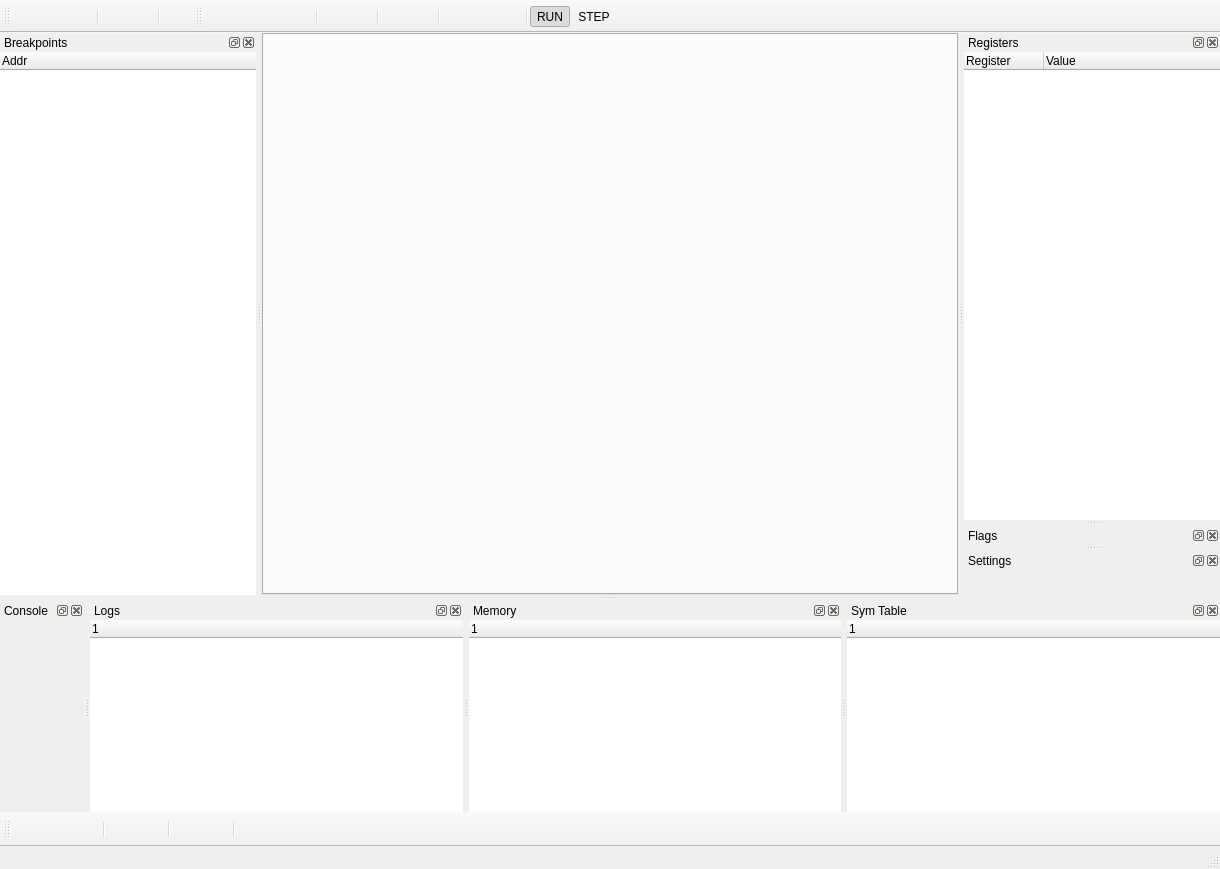
<?xml version="1.0" encoding="UTF-8"?>
<ui version="4.0">
 <class>MainWindow</class>
 <widget class="QMainWindow" name="MainWindow">
  <property name="geometry">
   <rect>
    <x>0</x>
    <y>0</y>
    <width>1220</width>
    <height>869</height>
   </rect>
  </property>
  <property name="windowTitle">
   <string>MainWindow</string>
  </property>
  <property name="styleSheet">
   <string notr="true"/>
  </property>
  <widget class="QWidget" name="centralwidget">
   <layout class="QVBoxLayout" name="verticalLayout">
    <property name="spacing">
     <number>0</number>
    </property>
    <property name="leftMargin">
     <number>0</number>
    </property>
    <property name="topMargin">
     <number>0</number>
    </property>
    <property name="rightMargin">
     <number>0</number>
    </property>
    <property name="bottomMargin">
     <number>0</number>
    </property>
    <item>
     <widget class="QFrame" name="body_frame">
      <property name="frameShape">
       <enum>QFrame::Shape::NoFrame</enum>
      </property>
      <property name="frameShadow">
       <enum>QFrame::Shadow::Raised</enum>
      </property>
      <layout class="QVBoxLayout" name="verticalLayout_2">
       <property name="spacing">
        <number>0</number>
       </property>
       <property name="leftMargin">
        <number>0</number>
       </property>
       <property name="topMargin">
        <number>0</number>
       </property>
       <property name="rightMargin">
        <number>0</number>
       </property>
       <property name="bottomMargin">
        <number>0</number>
       </property>
       <item>
        <widget class="QTabWidget" name="text_editors_tab">
         <property name="currentIndex">
          <number>-1</number>
         </property>
         <property name="elideMode">
          <enum>Qt::TextElideMode::ElideRight</enum>
         </property>
         <property name="usesScrollButtons">
          <bool>false</bool>
         </property>
         <property name="documentMode">
          <bool>false</bool>
         </property>
         <property name="tabsClosable">
          <bool>true</bool>
         </property>
         <property name="movable">
          <bool>true</bool>
         </property>
         <property name="tabBarAutoHide">
          <bool>false</bool>
         </property>
        </widget>
       </item>
      </layout>
     </widget>
    </item>
   </layout>
  </widget>
  <widget class="QDockWidget" name="console_dockw">
   <property name="floating">
    <bool>false</bool>
   </property>
   <property name="allowedAreas">
    <set>Qt::DockWidgetArea::BottomDockWidgetArea</set>
   </property>
   <property name="windowTitle">
    <string>Console</string>
   </property>
   <attribute name="dockWidgetArea">
    <number>8</number>
   </attribute>
   <widget class="QWidget" name="console_dockw_body">
    <layout class="QVBoxLayout" name="verticalLayout_5">
     <property name="spacing">
      <number>0</number>
     </property>
     <property name="leftMargin">
      <number>0</number>
     </property>
     <property name="topMargin">
      <number>0</number>
     </property>
     <property name="rightMargin">
      <number>0</number>
     </property>
     <property name="bottomMargin">
      <number>0</number>
     </property>
    </layout>
   </widget>
  </widget>
  <widget class="QDockWidget" name="registers_dockw">
   <property name="allowedAreas">
    <set>Qt::DockWidgetArea::LeftDockWidgetArea|Qt::DockWidgetArea::RightDockWidgetArea</set>
   </property>
   <property name="windowTitle">
    <string>Registers</string>
   </property>
   <attribute name="dockWidgetArea">
    <number>2</number>
   </attribute>
   <widget class="QWidget" name="dockWidgetContents_5">
    <layout class="QVBoxLayout" name="verticalLayout_8">
     <property name="spacing">
      <number>0</number>
     </property>
     <property name="leftMargin">
      <number>0</number>
     </property>
     <property name="topMargin">
      <number>0</number>
     </property>
     <property name="rightMargin">
      <number>0</number>
     </property>
     <property name="bottomMargin">
      <number>0</number>
     </property>
     <item>
      <widget class="QTreeWidget" name="registers_tree">
       <property name="frameShape">
        <enum>QFrame::Shape::NoFrame</enum>
       </property>
       <property name="selectionMode">
        <enum>QAbstractItemView::SelectionMode::SingleSelection</enum>
       </property>
       <property name="verticalScrollMode">
        <enum>QAbstractItemView::ScrollMode::ScrollPerPixel</enum>
       </property>
       <property name="indentation">
        <number>0</number>
       </property>
       <attribute name="headerDefaultSectionSize">
        <number>80</number>
       </attribute>
       <column>
        <property name="text">
         <string>Register</string>
        </property>
       </column>
       <column>
        <property name="text">
         <string>Value</string>
        </property>
       </column>
      </widget>
     </item>
    </layout>
   </widget>
  </widget>
  <widget class="QDockWidget" name="logs_dockw">
   <property name="windowTitle">
    <string>Logs</string>
   </property>
   <attribute name="dockWidgetArea">
    <number>8</number>
   </attribute>
   <widget class="QWidget" name="dockWidgetContents_10">
    <layout class="QVBoxLayout" name="verticalLayout_4">
     <property name="spacing">
      <number>0</number>
     </property>
     <property name="leftMargin">
      <number>0</number>
     </property>
     <property name="topMargin">
      <number>0</number>
     </property>
     <property name="rightMargin">
      <number>0</number>
     </property>
     <property name="bottomMargin">
      <number>0</number>
     </property>
     <item>
      <widget class="QTreeWidget" name="logs_tree">
       <property name="focusPolicy">
        <enum>Qt::FocusPolicy::NoFocus</enum>
       </property>
       <property name="frameShape">
        <enum>QFrame::Shape::NoFrame</enum>
       </property>
       <property name="selectionMode">
        <enum>QAbstractItemView::SelectionMode::SingleSelection</enum>
       </property>
       <property name="verticalScrollMode">
        <enum>QAbstractItemView::ScrollMode::ScrollPerPixel</enum>
       </property>
       <property name="indentation">
        <number>0</number>
       </property>
       <column>
        <property name="text">
         <string notr="true">1</string>
        </property>
       </column>
      </widget>
     </item>
    </layout>
   </widget>
  </widget>
  <widget class="QDockWidget" name="memory_dockw">
   <property name="windowTitle">
    <string>Memory</string>
   </property>
   <attribute name="dockWidgetArea">
    <number>8</number>
   </attribute>
   <widget class="QWidget" name="dockWidgetContents_11">
    <layout class="QVBoxLayout" name="verticalLayout_3">
     <property name="spacing">
      <number>0</number>
     </property>
     <property name="leftMargin">
      <number>0</number>
     </property>
     <property name="topMargin">
      <number>0</number>
     </property>
     <property name="rightMargin">
      <number>0</number>
     </property>
     <property name="bottomMargin">
      <number>0</number>
     </property>
     <item>
      <widget class="QTreeWidget" name="memory_tree">
       <property name="focusPolicy">
        <enum>Qt::FocusPolicy::NoFocus</enum>
       </property>
       <property name="frameShape">
        <enum>QFrame::Shape::NoFrame</enum>
       </property>
       <property name="selectionMode">
        <enum>QAbstractItemView::SelectionMode::ExtendedSelection</enum>
       </property>
       <property name="verticalScrollMode">
        <enum>QAbstractItemView::ScrollMode::ScrollPerPixel</enum>
       </property>
       <property name="indentation">
        <number>0</number>
       </property>
       <column>
        <property name="text">
         <string notr="true">1</string>
        </property>
       </column>
      </widget>
     </item>
    </layout>
   </widget>
  </widget>
  <widget class="QDockWidget" name="symtab_dockw">
   <property name="styleSheet">
    <string notr="true">Sym Table</string>
   </property>
   <property name="windowTitle">
    <string>Sym Table</string>
   </property>
   <attribute name="dockWidgetArea">
    <number>8</number>
   </attribute>
   <widget class="QWidget" name="dockWidgetContents_14">
    <layout class="QVBoxLayout" name="verticalLayout_6">
     <property name="spacing">
      <number>0</number>
     </property>
     <property name="leftMargin">
      <number>0</number>
     </property>
     <property name="topMargin">
      <number>0</number>
     </property>
     <property name="rightMargin">
      <number>0</number>
     </property>
     <property name="bottomMargin">
      <number>0</number>
     </property>
     <item>
      <widget class="QTreeWidget" name="symtab_tree">
       <property name="focusPolicy">
        <enum>Qt::FocusPolicy::NoFocus</enum>
       </property>
       <property name="frameShape">
        <enum>QFrame::Shape::NoFrame</enum>
       </property>
       <property name="verticalScrollMode">
        <enum>QAbstractItemView::ScrollMode::ScrollPerPixel</enum>
       </property>
       <property name="indentation">
        <number>0</number>
       </property>
       <property name="itemsExpandable">
        <bool>false</bool>
       </property>
       <attribute name="headerDefaultSectionSize">
        <number>100</number>
       </attribute>
       <column>
        <property name="text">
         <string notr="true">1</string>
        </property>
       </column>
      </widget>
     </item>
    </layout>
   </widget>
  </widget>
  <widget class="QStatusBar" name="statusbar"/>
  <widget class="QDockWidget" name="flags_dockw">
   <property name="sizePolicy">
    <sizepolicy hsizetype="Preferred" vsizetype="Fixed">
     <horstretch>0</horstretch>
     <verstretch>0</verstretch>
    </sizepolicy>
   </property>
   <property name="allowedAreas">
    <set>Qt::DockWidgetArea::BottomDockWidgetArea|Qt::DockWidgetArea::LeftDockWidgetArea|Qt::DockWidgetArea::RightDockWidgetArea</set>
   </property>
   <property name="windowTitle">
    <string>Flags</string>
   </property>
   <attribute name="dockWidgetArea">
    <number>2</number>
   </attribute>
   <widget class="QWidget" name="flags_dockw_body">
    <layout class="QVBoxLayout" name="verticalLayout_16">
     <property name="spacing">
      <number>0</number>
     </property>
     <property name="leftMargin">
      <number>0</number>
     </property>
     <property name="topMargin">
      <number>0</number>
     </property>
     <property name="rightMargin">
      <number>0</number>
     </property>
     <property name="bottomMargin">
      <number>0</number>
     </property>
    </layout>
   </widget>
  </widget>
  <widget class="QDockWidget" name="settings_dockw">
   <property name="floating">
    <bool>false</bool>
   </property>
   <property name="features">
    <set>QDockWidget::DockWidgetFeature::DockWidgetClosable|QDockWidget::DockWidgetFeature::DockWidgetFloatable|QDockWidget::DockWidgetFeature::DockWidgetMovable</set>
   </property>
   <property name="allowedAreas">
    <set>Qt::DockWidgetArea::BottomDockWidgetArea|Qt::DockWidgetArea::LeftDockWidgetArea|Qt::DockWidgetArea::RightDockWidgetArea</set>
   </property>
   <property name="windowTitle">
    <string>Settings</string>
   </property>
   <property name="dockLocation">
    <enum>Qt::DockWidgetArea::RightDockWidgetArea</enum>
   </property>
   <attribute name="dockWidgetArea">
    <number>2</number>
   </attribute>
   <widget class="QWidget" name="settings_dockw_body">
    <layout class="QVBoxLayout" name="verticalLayout_7">
     <property name="spacing">
      <number>0</number>
     </property>
     <property name="leftMargin">
      <number>0</number>
     </property>
     <property name="topMargin">
      <number>0</number>
     </property>
     <property name="rightMargin">
      <number>0</number>
     </property>
     <property name="bottomMargin">
      <number>0</number>
     </property>
    </layout>
   </widget>
  </widget>
  <widget class="QDockWidget" name="breakpoints_dockw">
   <property name="allowedAreas">
    <set>Qt::DockWidgetArea::LeftDockWidgetArea|Qt::DockWidgetArea::RightDockWidgetArea</set>
   </property>
   <property name="windowTitle">
    <string>Breakpoints</string>
   </property>
   <attribute name="dockWidgetArea">
    <number>1</number>
   </attribute>
   <widget class="QWidget" name="dockWidgetContents">
    <layout class="QVBoxLayout" name="verticalLayout_9">
     <property name="spacing">
      <number>0</number>
     </property>
     <property name="leftMargin">
      <number>0</number>
     </property>
     <property name="topMargin">
      <number>0</number>
     </property>
     <property name="rightMargin">
      <number>0</number>
     </property>
     <property name="bottomMargin">
      <number>0</number>
     </property>
     <item>
      <widget class="QTreeWidget" name="breakpoints_tree">
       <property name="focusPolicy">
        <enum>Qt::FocusPolicy::NoFocus</enum>
       </property>
       <property name="frameShape">
        <enum>QFrame::Shape::NoFrame</enum>
       </property>
       <property name="selectionMode">
        <enum>QAbstractItemView::SelectionMode::SingleSelection</enum>
       </property>
       <property name="verticalScrollMode">
        <enum>QAbstractItemView::ScrollMode::ScrollPerPixel</enum>
       </property>
       <property name="indentation">
        <number>0</number>
       </property>
       <attribute name="headerDefaultSectionSize">
        <number>150</number>
       </attribute>
       <column>
        <property name="text">
         <string>Addr</string>
        </property>
       </column>
      </widget>
     </item>
    </layout>
   </widget>
  </widget>
  <widget class="QToolBar" name="panelsbar">
   <property name="windowTitle">
    <string>toolBar</string>
   </property>
   <property name="iconSize">
    <size>
     <width>20</width>
     <height>20</height>
    </size>
   </property>
   <attribute name="toolBarArea">
    <enum>BottomToolBarArea</enum>
   </attribute>
   <attribute name="toolBarBreak">
    <bool>false</bool>
   </attribute>
   <addaction name="action_show_registers"/>
   <addaction name="action_show_flags"/>
   <addaction name="action_show_breakpoints"/>
   <addaction name="separator"/>
   <addaction name="action_show_memory"/>
   <addaction name="action_show_symtab"/>
   <addaction name="separator"/>
   <addaction name="action_show_logs"/>
   <addaction name="action_show_console"/>
   <addaction name="separator"/>
   <addaction name="action_show_settings"/>
  </widget>
  <widget class="QToolBar" name="texteditbar">
   <property name="windowTitle">
    <string>toolBar</string>
   </property>
   <property name="iconSize">
    <size>
     <width>18</width>
     <height>18</height>
    </size>
   </property>
   <attribute name="toolBarArea">
    <enum>TopToolBarArea</enum>
   </attribute>
   <attribute name="toolBarBreak">
    <bool>false</bool>
   </attribute>
   <addaction name="action_copy"/>
   <addaction name="action_cut"/>
   <addaction name="action_paste"/>
   <addaction name="separator"/>
   <addaction name="action_undo"/>
   <addaction name="action_redo"/>
   <addaction name="separator"/>
   <addaction name="action_find"/>
  </widget>
  <widget class="QToolBar" name="toolbar">
   <property name="windowTitle">
    <string>toolBar</string>
   </property>
   <property name="allowedAreas">
    <set>Qt::ToolBarArea::BottomToolBarArea|Qt::ToolBarArea::TopToolBarArea</set>
   </property>
   <property name="iconSize">
    <size>
     <width>18</width>
     <height>18</height>
    </size>
   </property>
   <property name="floatable">
    <bool>true</bool>
   </property>
   <attribute name="toolBarArea">
    <enum>TopToolBarArea</enum>
   </attribute>
   <attribute name="toolBarBreak">
    <bool>false</bool>
   </attribute>
   <addaction name="action_open_file"/>
   <addaction name="action_new_file"/>
   <addaction name="action_save"/>
   <addaction name="action_save_as"/>
   <addaction name="separator"/>
   <addaction name="action_assemble"/>
   <addaction name="action_assemble_export"/>
   <addaction name="separator"/>
   <addaction name="action_run"/>
   <addaction name="action_debug"/>
   <addaction name="separator"/>
   <addaction name="action_stop"/>
   <addaction name="action_debug_next"/>
   <addaction name="action_break_point_continue"/>
   <addaction name="separator"/>
   <addaction name="action_mode_run_tog"/>
   <addaction name="action_mode_step_tog"/>
  </widget>
  <action name="action_assemble">
   <property name="text">
    <string/>
   </property>
   <property name="toolTip">
    <string>Assemble</string>
   </property>
  </action>
  <action name="action_run">
   <property name="text">
    <string/>
   </property>
   <property name="toolTip">
    <string>Run</string>
   </property>
   <property name="menuRole">
    <enum>QAction::MenuRole::NoRole</enum>
   </property>
  </action>
  <action name="action_stop">
   <property name="text">
    <string/>
   </property>
   <property name="toolTip">
    <string>Stop</string>
   </property>
   <property name="menuRole">
    <enum>QAction::MenuRole::NoRole</enum>
   </property>
  </action>
  <action name="action_debug_next">
   <property name="text">
    <string/>
   </property>
   <property name="toolTip">
    <string>Next (STEP mode)</string>
   </property>
   <property name="menuRole">
    <enum>QAction::MenuRole::NoRole</enum>
   </property>
  </action>
  <action name="action_mode_run_tog">
   <property name="checkable">
    <bool>true</bool>
   </property>
   <property name="checked">
    <bool>true</bool>
   </property>
   <property name="text">
    <string>RUN</string>
   </property>
   <property name="menuRole">
    <enum>QAction::MenuRole::NoRole</enum>
   </property>
   <property name="type" stdset="0">
    <string>exec-mode</string>
   </property>
  </action>
  <action name="action_mode_step_tog">
   <property name="checkable">
    <bool>true</bool>
   </property>
   <property name="text">
    <string>STEP</string>
   </property>
   <property name="shortcutContext">
    <enum>Qt::ShortcutContext::WidgetShortcut</enum>
   </property>
   <property name="menuRole">
    <enum>QAction::MenuRole::NoRole</enum>
   </property>
   <property name="type" stdset="0">
    <string>exec-mode</string>
   </property>
  </action>
  <action name="action_break_point_continue">
   <property name="text">
    <string/>
   </property>
   <property name="toolTip">
    <string>Resume execution (breakpoints)</string>
   </property>
   <property name="menuRole">
    <enum>QAction::MenuRole::NoRole</enum>
   </property>
  </action>
  <action name="action_open_file">
   <property name="text">
    <string/>
   </property>
   <property name="toolTip">
    <string>Open File</string>
   </property>
   <property name="menuRole">
    <enum>QAction::MenuRole::NoRole</enum>
   </property>
  </action>
  <action name="action_save_as">
   <property name="text">
    <string/>
   </property>
   <property name="toolTip">
    <string>Save As</string>
   </property>
   <property name="menuRole">
    <enum>QAction::MenuRole::NoRole</enum>
   </property>
  </action>
  <action name="action_save">
   <property name="text">
    <string/>
   </property>
   <property name="toolTip">
    <string>Save</string>
   </property>
   <property name="menuRole">
    <enum>QAction::MenuRole::NoRole</enum>
   </property>
  </action>
  <action name="action_debug">
   <property name="text">
    <string/>
   </property>
   <property name="toolTip">
    <string>Debug</string>
   </property>
   <property name="menuRole">
    <enum>QAction::MenuRole::NoRole</enum>
   </property>
  </action>
  <action name="action_new_file">
   <property name="text">
    <string/>
   </property>
   <property name="toolTip">
    <string>New File</string>
   </property>
   <property name="menuRole">
    <enum>QAction::MenuRole::NoRole</enum>
   </property>
  </action>
  <action name="action_show_breakpoints">
   <property name="checkable">
    <bool>true</bool>
   </property>
   <property name="text">
    <string/>
   </property>
   <property name="toolTip">
    <string>Breakpoints</string>
   </property>
   <property name="menuRole">
    <enum>QAction::MenuRole::NoRole</enum>
   </property>
  </action>
  <action name="action_show_console">
   <property name="checkable">
    <bool>true</bool>
   </property>
   <property name="text">
    <string/>
   </property>
   <property name="toolTip">
    <string>Console</string>
   </property>
   <property name="menuRole">
    <enum>QAction::MenuRole::NoRole</enum>
   </property>
  </action>
  <action name="action_show_flags">
   <property name="checkable">
    <bool>true</bool>
   </property>
   <property name="toolTip">
    <string>Flags</string>
   </property>
   <property name="menuRole">
    <enum>QAction::MenuRole::NoRole</enum>
   </property>
  </action>
  <action name="action_show_logs">
   <property name="checkable">
    <bool>true</bool>
   </property>
   <property name="toolTip">
    <string>Logs</string>
   </property>
   <property name="menuRole">
    <enum>QAction::MenuRole::NoRole</enum>
   </property>
  </action>
  <action name="action_show_memory">
   <property name="checkable">
    <bool>true</bool>
   </property>
   <property name="toolTip">
    <string>Memory</string>
   </property>
   <property name="menuRole">
    <enum>QAction::MenuRole::NoRole</enum>
   </property>
  </action>
  <action name="action_show_settings">
   <property name="checkable">
    <bool>true</bool>
   </property>
   <property name="toolTip">
    <string>Settings</string>
   </property>
   <property name="menuRole">
    <enum>QAction::MenuRole::NoRole</enum>
   </property>
  </action>
  <action name="action_show_symtab">
   <property name="checkable">
    <bool>true</bool>
   </property>
   <property name="toolTip">
    <string>Symbole Table</string>
   </property>
   <property name="menuRole">
    <enum>QAction::MenuRole::NoRole</enum>
   </property>
  </action>
  <action name="action_show_registers">
   <property name="checkable">
    <bool>true</bool>
   </property>
   <property name="text">
    <string/>
   </property>
   <property name="menuRole">
    <enum>QAction::MenuRole::NoRole</enum>
   </property>
  </action>
  <action name="action_undo">
   <property name="text">
    <string/>
   </property>
   <property name="toolTip">
    <string>Undo</string>
   </property>
   <property name="menuRole">
    <enum>QAction::MenuRole::NoRole</enum>
   </property>
  </action>
  <action name="action_redo">
   <property name="text">
    <string/>
   </property>
   <property name="toolTip">
    <string>Redo</string>
   </property>
   <property name="menuRole">
    <enum>QAction::MenuRole::NoRole</enum>
   </property>
  </action>
  <action name="action_cut">
   <property name="text">
    <string/>
   </property>
   <property name="toolTip">
    <string>Cut</string>
   </property>
   <property name="menuRole">
    <enum>QAction::MenuRole::NoRole</enum>
   </property>
  </action>
  <action name="action_copy">
   <property name="text">
    <string/>
   </property>
   <property name="toolTip">
    <string>Copy</string>
   </property>
   <property name="menuRole">
    <enum>QAction::MenuRole::NoRole</enum>
   </property>
  </action>
  <action name="action_paste">
   <property name="text">
    <string/>
   </property>
   <property name="toolTip">
    <string>Paste</string>
   </property>
   <property name="menuRole">
    <enum>QAction::MenuRole::NoRole</enum>
   </property>
  </action>
  <action name="action_find">
   <property name="text">
    <string/>
   </property>
   <property name="toolTip">
    <string>Find</string>
   </property>
   <property name="menuRole">
    <enum>QAction::MenuRole::NoRole</enum>
   </property>
  </action>
  <action name="action_assemble_export">
   <property name="text">
    <string/>
   </property>
   <property name="toolTip">
    <string>Export .obj</string>
   </property>
   <property name="menuRole">
    <enum>QAction::MenuRole::NoRole</enum>
   </property>
  </action>
 </widget>
 <resources/>
 <connections/>
</ui>
